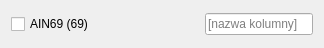
<?xml version="1.0" encoding="UTF-8"?>
<ui version="4.0">
    <class>DPinConfig</class>
    <widget class="QWidget" name="DPinConfig">
        <property name="geometry">
            <rect>
                <x>0</x>
                <y>0</y>
                <width>324</width>
                <height>48</height>
            </rect>
        </property>
        <property name="sizePolicy">
            <sizepolicy hsizetype="Fixed" vsizetype="Preferred">
                <horstretch>0</horstretch>
                <verstretch>0</verstretch>
            </sizepolicy>
        </property>
        <property name="maximumSize">
            <size>
                <width>324</width>
                <height>16777215</height>
            </size>
        </property>
        <property name="windowTitle">
            <string>DPinConfig</string>
        </property>
        <layout class="QHBoxLayout" name="horizontalLayout">
            <item>
                <widget class="QCheckBox" name="cbEnabled">
                    <property name="text">
                        <string>AIN69 (69)</string>
                    </property>
                </widget>
            </item>
            <item>
                <spacer name="horizontalSpacer">
                    <property name="orientation">
                        <enum>Qt::Orientation::Horizontal</enum>
                    </property>
                    <property name="sizeHint" stdset="0">
                        <size>
                            <width>40</width>
                            <height>20</height>
                        </size>
                    </property>
                </spacer>
            </item>
            <item>
                <widget class="QLineEdit" name="editLogColumn">
                    <property name="sizePolicy">
                        <sizepolicy hsizetype="Fixed" vsizetype="Fixed">
                            <horstretch>0</horstretch>
                            <verstretch>0</verstretch>
                        </sizepolicy>
                    </property>
                    <property name="maximumSize">
                        <size>
                            <width>256</width>
                            <height>16777215</height>
                        </size>
                    </property>
                    <property name="placeholderText">
                        <string>[nazwa kolumny]</string>
                    </property>
                </widget>
            </item>
        </layout>
    </widget>
    <resources/>
    <connections/>
</ui>
